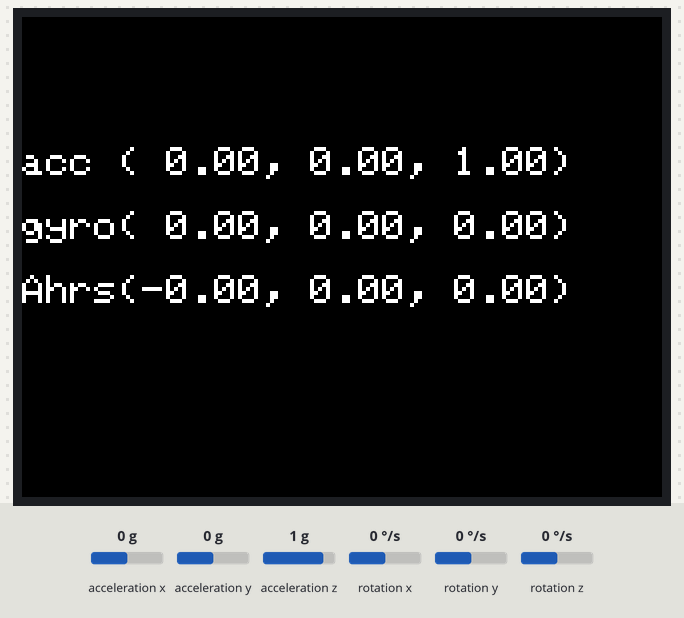
Recording of a sketch running on a simulated ESP32. On the bench: 320×240 colour display. The test bench sets the inputs (shaded band); at power-on: acceleration z 1 g, acceleration x 0 g, acceleration y 0 g, rotation x 0 °/s, rotation y 0 °/s, rotation z 0 °/s.

Above: at 1.3 s.
1.4 s: acceleration z set to -1.4 g
At 1.9 s:
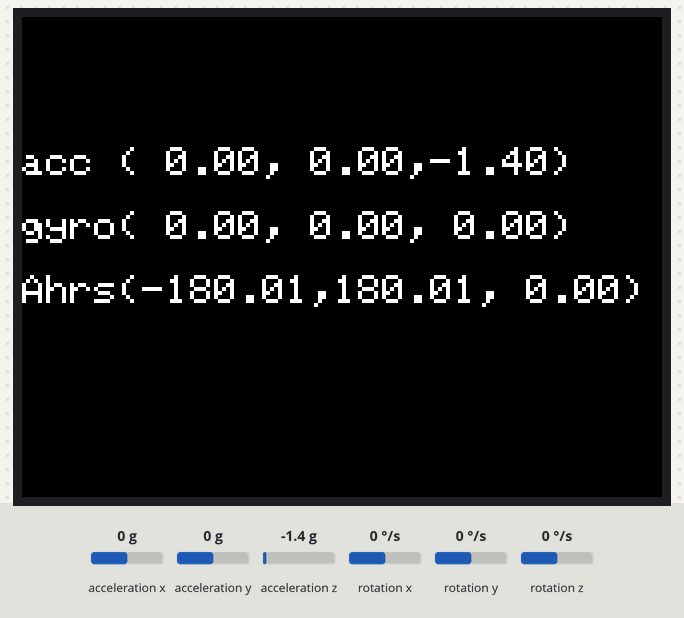
4.4 s: acceleration x set to -1.4 g
At 5.5 s:
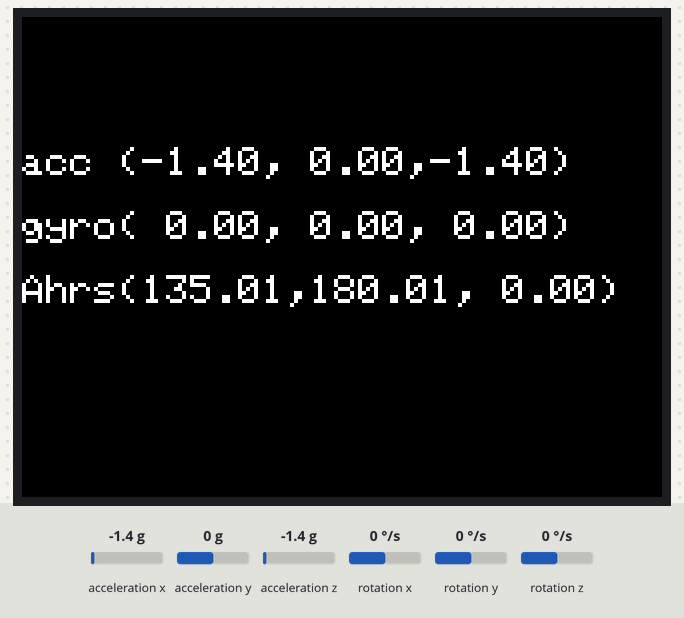
7.4 s: acceleration y set to -1.4 g
At 8.7 s:
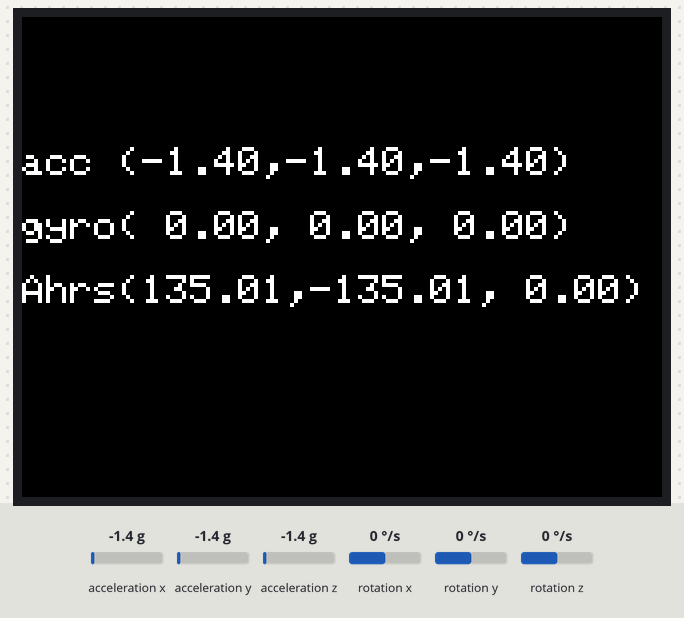
10.4 s: rotation x set to -192 °/s
At 11.1 s:
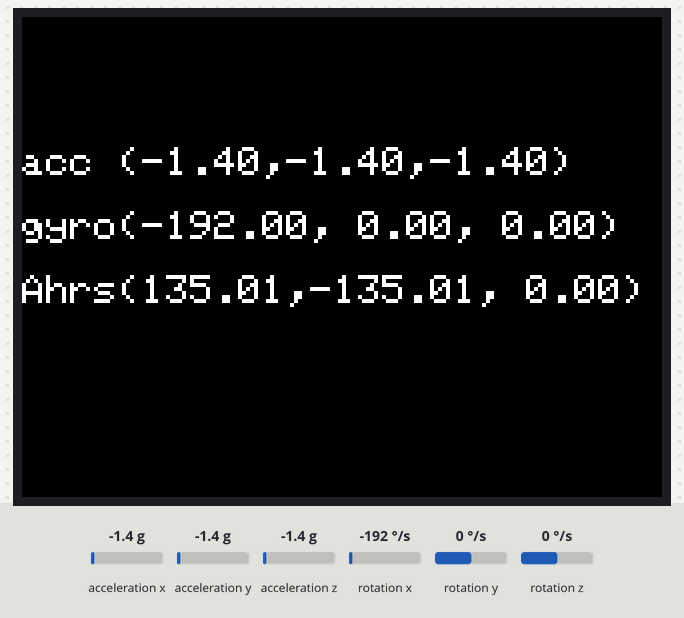
13.4 s: rotation y set to -192 °/s
At 14.7 s:
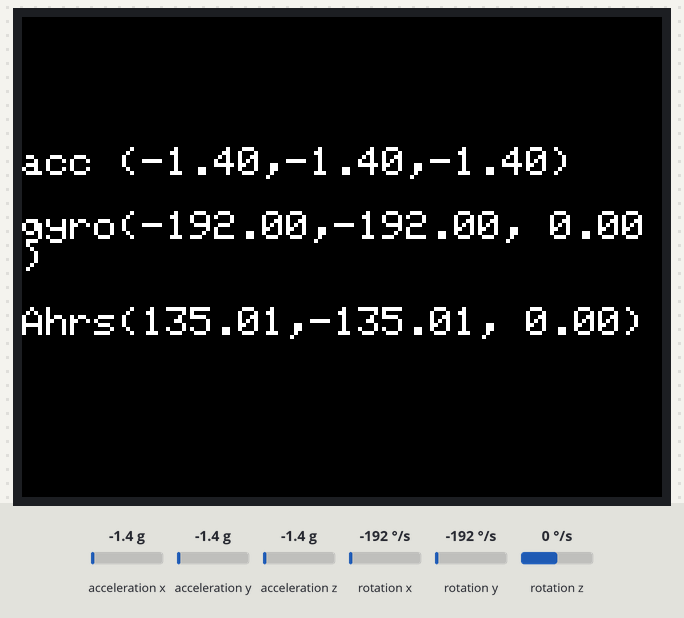
16.4 s: acceleration y set to 0 g
At 17.1 s:
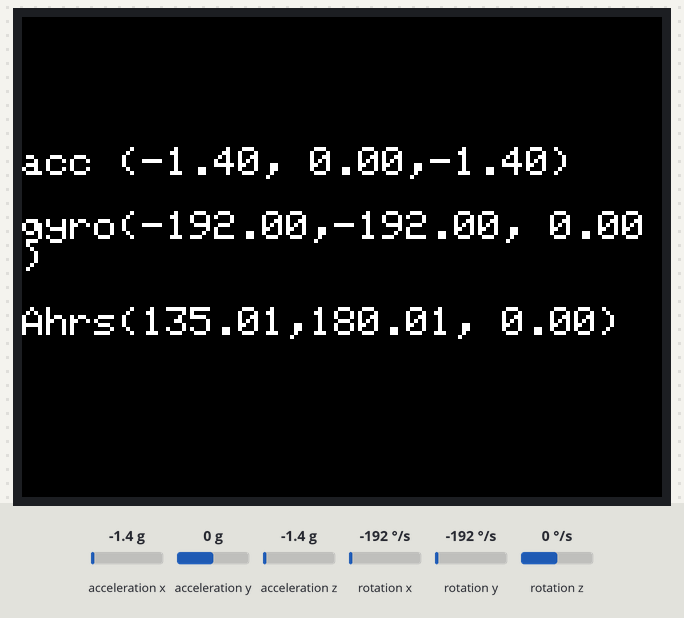
Timing chart, 0 to 19.4 s (numbered marks = the images above; inputs shaded):
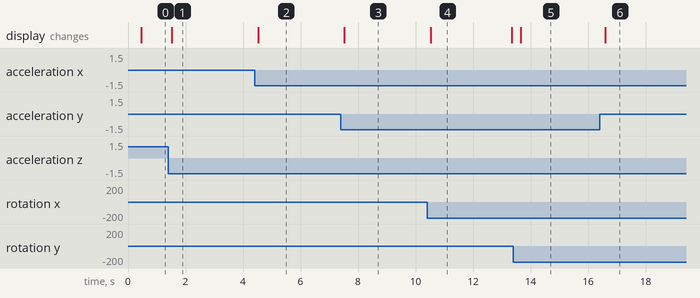

Measured:
- after the input at 1.4 s, the display: changes after 0.13 s (image 1)
- after the input at 4.4 s, the display: changes after 0.13 s (image 2)
- after the input at 7.4 s, the display: changes after 0.12 s (image 3)
- after the input at 10.4 s, the display: changes after 0.13 s (image 4)
- after the input at 13.4 s, the display: changes after 0.26 s (image 5)
- after the input at 16.4 s, the display: changes after 0.20 s (image 6)
- what the display in image 4 shows lasts 2.8 s, from 10.5 s to 13.3 s

The sketch:

IMUTest.ino
```cpp
#define M5STACK_MPU6886
 #include <M5Stack.h>

 void setup(){
     M5.begin();
     M5.Power.begin();
     M5.IMU.Init();
     M5.Lcd.setTextSize(2);
 }

 float accX = 0, accY = 0, accZ = 0;
 float gyroX = 0, gyroY = 0, gyroZ = 0;
 float pitch = 0, roll = 0, yaw = 0;


 void loop(){
     M5.IMU.getAccelData(&accX, &accY, &accZ);
     M5.IMU.getGyroData(&gyroX, &gyroY, &gyroZ);
     M5.IMU.getAhrsData(&pitch, &roll, &yaw);

     M5.Lcd.fillScreen(BLACK);

     M5.Lcd.setCursor(0, 65);

     M5.Lcd.printf("acc (%5.2lf,%5.2lf,%5.2lf)\n\n", accX, accY, accZ);
     M5.Lcd.printf("gyro(%5.2lf,%5.2lf,%5.2lf)\n\n", gyroX, gyroY, gyroZ);
     M5.Lcd.printf("Ahrs(%5.2lf,%5.2lf,%5.2lf)\n\n", pitch, roll, yaw);

     delay(1);
 }
```
